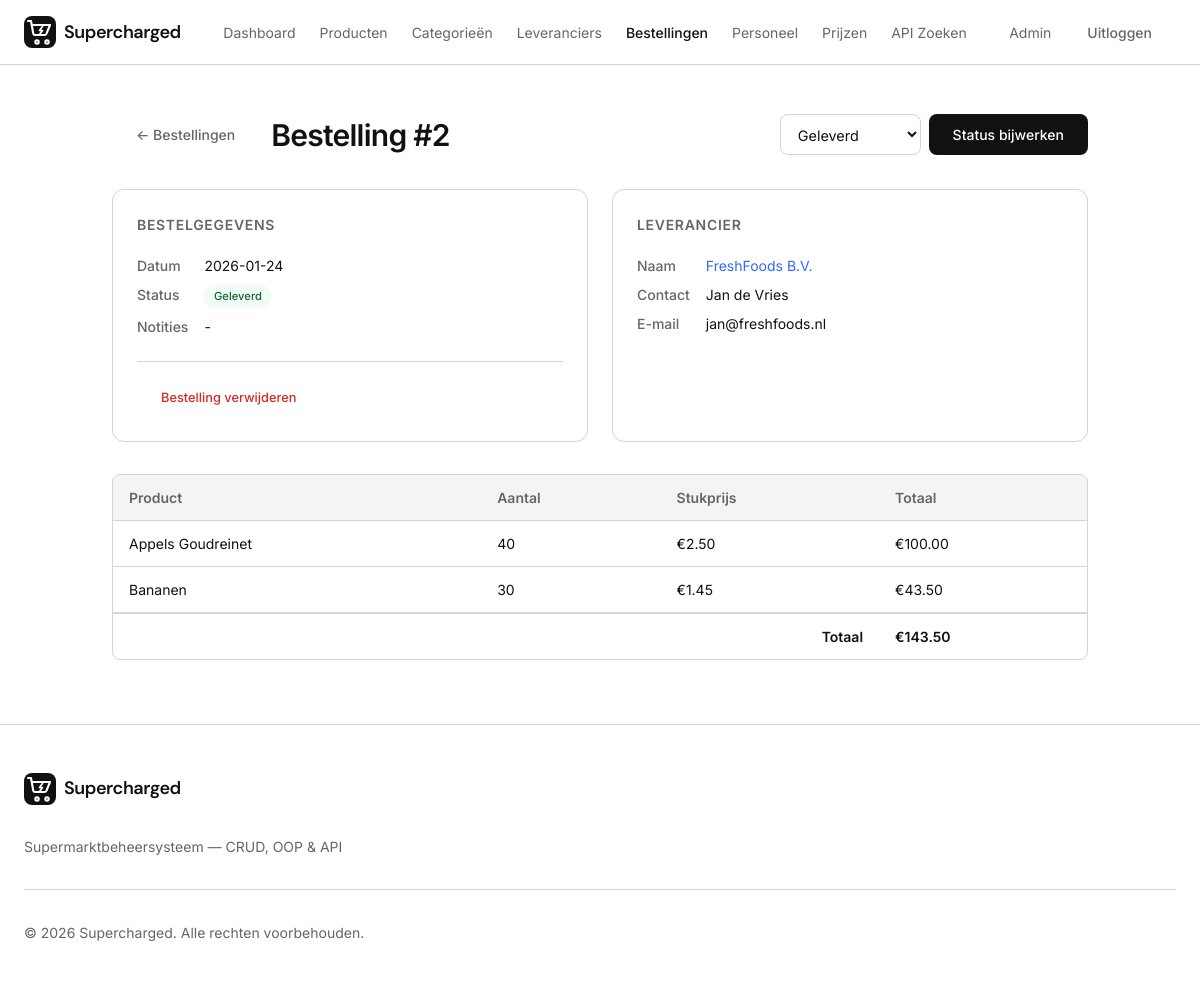
Screenshot of /orders/view.php?id=2 (signed in) with the database file from the repository.
### tables this page shows
CREATE TABLE orders (
  id          INT AUTO_INCREMENT PRIMARY KEY,
  supplier_id INT DEFAULT NULL,
  order_date  DATE NOT NULL,
  status      ENUM('pending','confirmed','shipped','delivered','cancelled') NOT NULL DEFAULT 'pending',
  notes       TEXT,
  created_at  TIMESTAMP DEFAULT CURRENT_TIMESTAMP,
  updated_at  TIMESTAMP DEFAULT CURRENT_TIMESTAMP ON UPDATE CURRENT_TIMESTAMP,
  FOREIGN KEY (supplier_id) REFERENCES suppliers(id) ON DELETE SET NULL
);

CREATE TABLE suppliers (
  id             INT AUTO_INCREMENT PRIMARY KEY,
  name           VARCHAR(150) NOT NULL,
  contact_person VARCHAR(100),
  email          VARCHAR(255),
  phone          VARCHAR(50),
  address        TEXT,
  created_at     TIMESTAMP DEFAULT CURRENT_TIMESTAMP,
  updated_at     TIMESTAMP DEFAULT CURRENT_TIMESTAMP ON UPDATE CURRENT_TIMESTAMP
);

CREATE TABLE order_items (
  id         INT AUTO_INCREMENT PRIMARY KEY,
  order_id   INT NOT NULL,
  product_id INT NOT NULL,
  quantity   INT NOT NULL DEFAULT 1,
  unit_price DECIMAL(10,2) NOT NULL DEFAULT 0.00,
  FOREIGN KEY (order_id) REFERENCES orders(id) ON DELETE CASCADE,
  FOREIGN KEY (product_id) REFERENCES products(id) ON DELETE RESTRICT
);

CREATE TABLE products (
  id          INT AUTO_INCREMENT PRIMARY KEY,
  category_id INT NOT NULL,
  supplier_id INT DEFAULT NULL,
  name        VARCHAR(200) NOT NULL,
  description TEXT,
  price       DECIMAL(10,2) NOT NULL DEFAULT 0.00,
  stock       INT NOT NULL DEFAULT 0,
  min_stock   INT NOT NULL DEFAULT 10,
  barcode     VARCHAR(50) DEFAULT NULL,
  image_url   VARCHAR(500) DEFAULT NULL,
  is_active   TINYINT(1) NOT NULL DEFAULT 1,
  created_at  TIMESTAMP DEFAULT CURRENT_TIMESTAMP,
  updated_at  TIMESTAMP DEFAULT CURRENT_TIMESTAMP ON UPDATE CURRENT_TIMESTAMP,
  FOREIGN KEY (category_id) REFERENCES categories(id) ON DELETE RESTRICT,
  FOREIGN KEY (supplier_id) REFERENCES suppliers(id) ON DELETE SET NULL
);

### includes/init.php (called while the page is built, shortened)
<?php
spl_autoload_register(function (string $class) {
    $prefix = 'App\\';
    $base   = __DIR__ . '/../src/';
    if (str_starts_with($class, $prefix)) {
        $file = $base . str_replace('\\', '/', substr($class, strlen($prefix))) . '.php';
    }
});
require_once __DIR__ . '/../config/database.php';

### src/Database.php (called while the page is built, shortened)
<?php
class Database
{
    private static ?Database $instance = null;
    private PDO $pdo;
    private function __construct()
    {
        $dsn = sprintf('mysql:host=%s;dbname=%s;charset=%s', DB_HOST, DB_NAME, DB_CHARSET);
        try {
            $this->pdo = new PDO($dsn, DB_USER, DB_PASS, [
                PDO::ATTR_ERRMODE            => PDO::ERRMODE_EXCEPTION,
                PDO::ATTR_DEFAULT_FETCH_MODE => PDO::FETCH_ASSOC,
                PDO::ATTR_EMULATE_PREPARES   => false,
            ]);
        } catch (PDOException $e) {
            error_log('Database connection failed: ' . $e->getMessage());
            throw new RuntimeException('Database niet beschikbaar. Probeer het later opnieuw.');
        }
    }
    public static function getInstance(): self
    {
        if (self::$instance === null) {
            self::$instance = new self();
        }
        return self::$instance;
    }
    public function getConnection(): PDO
    {
        return $this->pdo;
    }
}

### src/Repository/BaseRepository.php (called while the page is built, shortened)
<?php
abstract class BaseRepository
{
    public function __construct()
    {
        $this->pdo = Database::getInstance()->getConnection();
    }
}

### src/Repository/OrderRepository.php (called while the page is built, shortened)
<?php
class OrderRepository extends BaseRepository
{
    public function findById(int $id): ?Order
    {
        $stmt = $this->pdo->prepare(
            'SELECT o.*, s.name AS supplier_name,
                    s.contact_person, s.email, s.phone, s.address
             FROM orders o
             LEFT JOIN suppliers s ON o.supplier_id = s.id
             WHERE o.id = ?'
        );
        $stmt->execute([$id]);
        $row = $stmt->fetch();
        $order = new Order($row);
        $order->setItems($this->getItems($id));
        if ($row['supplier_id'] && $row['supplier_name']) {
            $order->setSupplier(new Supplier([
                'id'             => $row['supplier_id'],
                'name'           => $row['supplier_name'],
                'contact_person' => $row['contact_person'],
                'email'          => $row['email'],
                'phone'          => $row['phone'],
                'address'        => $row['address'],
            ]));
        }
        return $order;
    }
    public function getItems(int $orderId): array
    {
        $stmt = $this->pdo->prepare(
            'SELECT oi.*, p.name AS product_name
             FROM order_items oi
             JOIN products p ON oi.product_id = p.id
             WHERE oi.order_id = ?
             ORDER BY p.name'
        );
        $stmt->execute([$orderId]);
        return $stmt->fetchAll();
    }
}

### src/Model/Order.php (called while the page is built, shortened)
<?php
class Order
{
    private int $id;
    private string $orderDate;
    private string $status;
    private ?string $notes;
    private ?Supplier $supplier = null;
    private array $items = [];
    public function __construct(array $data = [])
    {
        $this->id           = (int) ($data['id'] ?? 0);
        $this->orderDate    = $data['order_date'] ?? date('Y-m-d');
        $this->status     = $data['status'] ?? 'pending';
        $this->notes      = $data['notes'] ?? null;
    }
    public function getId(): int { return $this->id; }
    public function getOrderDate(): string { return $this->orderDate; }
    public function getStatus(): string { return $this->status; }
    public function getNotes(): ?string { return $this->notes; }
    public function getSupplier(): ?Supplier { return $this->supplier; }
    public function setSupplier(?Supplier $sup): void { $this->supplier = $sup; }
    public function getItems(): array { return $this->items; }
    public function setItems(array $items): void { $this->items = $items; }
    public function getTotalAmount(): float
    {
        $total = 0;
        foreach ($this->items as $item) {
            $total += $item['unit_price'] * $item['quantity'];
        }
        return $total;
    }
    public function getStatusLabel(): string
    {
        return match ($this->status) {
            'pending'   => 'In afwachting',
            'confirmed' => 'Bevestigd',
            'shipped'   => 'Verzonden',
            'delivered' => 'Geleverd',
            'cancelled' => 'Geannuleerd',
            default     => $this->status,
        };
    }
}

### src/Model/Supplier.php (called while the page is built, shortened)
<?php
class Supplier
{
    private int $id;
    private string $name;
    private ?string $contactPerson;
    private ?string $email;
    public function __construct(array $data = [])
    {
        $this->id            = (int) ($data['id'] ?? 0);
        $this->name          = $data['name'] ?? '';
        $this->contactPerson = $data['contact_person'] ?? null;
        $this->email         = $data['email'] ?? null;
    }
    public function getId(): int { return $this->id; }
    public function getName(): string { return $this->name; }
    public function getContactPerson(): ?string { return $this->contactPerson; }
    public function getEmail(): ?string { return $this->email; }
}

### orders/view.php (the view, shortened to what this page needs)
<?php
require_once __DIR__ . '/../includes/init.php';
$orderRepo = new OrderRepository();
$id = (int) ($_GET['id'] ?? 0);
$order = $orderRepo->findById($id);
require_once __DIR__ . '/../includes/header.php';
?>
<div class="max-w-5xl px-6" style="padding-top:2rem;padding-bottom:4rem;">
  <div class="flex items-center justify-between" style="margin-bottom:2rem;">
    <div class="flex items-center gap-3">
      <a href="/orders/index.php" class="btn btn-ghost">&larr; Bestellingen</a>
      <h1 class="text-3xl font-semibold tracking-tight">Bestelling #<?= $order->getId() ?></h1>
    </div>
    <form method="POST" class="flex items-center gap-2">
      <select name="status" class="field__input" style="width:auto;min-width:140px;">
        <option value="delivered" <?= $order->getStatus() === 'delivered' ? 'selected' : '' ?>>Geleverd</option>
      </select>
      <button type="submit" class="btn btn-primary">Status bijwerken</button>
    </form>
  </div>
  <div class="grid" style="grid-template-columns:1fr 1fr;gap:1.5rem;margin-bottom:2rem;">
    <div class="detail-card">
      <h3 class="detail-card__title">Bestelgegevens</h3>
      <dl class="detail-list">
        <dt>Datum</dt>
        <dd><?= htmlspecialchars($order->getOrderDate()) ?></dd>
        <dt>Status</dt>
        <dd><span class="badge badge--<?= $order->getStatus() === 'delivered' ? 'success' : ($order->getStatus() === 'cancelled' ? 'danger' : 'warning') ?>"><?= $order->getStatusLabel() ?></span></dd>
        <dt>Notities</dt>
        <dd><?= nl2br(htmlspecialchars($order->getNotes() ?? '-')) ?></dd>
      </dl>
      <div style="margin-top:1.5rem;padding-top:1rem;border-top:1px solid var(--border);">
        <form method="POST" action="/orders/delete.php" onsubmit="return confirm('Bestelling #<?= $order->getId() ?> verwijderen?');">
          <button type="submit" class="btn btn-ghost" style="color:var(--destructive);font-size:0.8rem;">Bestelling verwijderen</button>
        </form>
      </div>
    </div>
    <div class="detail-card">
      <h3 class="detail-card__title">Leverancier</h3>
      <?php if ($order->getSupplier()): ?>
        <dl class="detail-list">
          <dt>Naam</dt>
          <dd><a href="/suppliers/index.php?edit=<?= $order->getSupplier()->getId() ?>" style="color:var(--primary);"><?= htmlspecialchars($order->getSupplier()->getName()) ?></a></dd>
          <dt>Contact</dt>
          <dd><?= htmlspecialchars($order->getSupplier()->getContactPerson() ?? '-') ?></dd>
          <dt>E-mail</dt>
          <dd><?= htmlspecialchars($order->getSupplier()->getEmail() ?? '-') ?></dd>
        </dl>
      <?php else: ?>
        <p class="text-muted-foreground">Geen leverancier</p>
      <?php endif; ?>
    </div>
  </div>
  <div class="table-wrap">
    <table class="data-table">
      <thead>
        <tr>
          <th>Product</th>
          <th>Aantal</th>
          <th>Stukprijs</th>
          <th>Totaal</th>
        </tr>
      </thead>
      <tbody>
        <?php foreach ($order->getItems() as $item): ?>
        <tr>
          <td><a href="/products/edit.php?id=<?= $item['product_id'] ?>" style="color:var(--foreground);text-decoration:none;"><?= htmlspecialchars($item['product_name']) ?></a></td>
          <td><?= $item['quantity'] ?></td>
          <td>&euro;<?= number_format($item['unit_price'], 2) ?></td>
          <td>&euro;<?= number_format($item['unit_price'] * $item['quantity'], 2) ?></td>
        </tr>
        <?php endforeach; ?>
      </tbody>
      <tfoot>
        <tr style="font-weight:600;">
          <td colspan="3" style="text-align:right;">Totaal</td>
          <td>&euro;<?= number_format($order->getTotalAmount(), 2) ?></td>
        </tr>
      </tfoot>
    </table>
  </div>
</div>
<?php require_once __DIR__ . '/../includes/footer.php'; ?>

### style.css (style rules this page uses)
:root { --background: #ffffff; --foreground: #111111; --card: #fafafa; --card-foreground: #111111; --primary: #3366ff; --primary-foreground: #ffffff; --secondary: #f4f4f5; --secondary-foreground: #111111; --muted: #e8e8ea; --muted-foreground: #666666; --accent: #3366ff; --accent-foreground: #ffffff; --destructive: #dc2626; --destructive-foreground: #ffffff; --border: #d4d4d8; --input: #e4e4e7; --ring: #3366ff; --radius: 0.5rem; --sidebar: #fafafa; --sidebar-foreground: #111111; --sidebar-border: #d4d4d8; --font-sans: "Inter", system-ui, -apple-system, sans-serif; --font-heading: "DM Sans", "Inter", system-ui, -apple-system, sans-serif; }
*, *::before, *::after { box-sizing: border-box; margin: 0; padding: 0; }
html { scroll-behavior: smooth; -webkit-font-smoothing: antialiased; -moz-osx-font-smoothing: grayscale; }
body { font-family: var(--font-sans); background-color: var(--background); color: var(--foreground); line-height: 1.5; min-height: 100vh; }
a { color: inherit; text-decoration: none; }
button { cursor: pointer; font-family: inherit; border: none; background: none; }
.max-w-5xl { max-width: 64rem; margin-left: auto; margin-right: auto; }
.flex { display: flex; }
.items-center { align-items: center; }
.justify-between { justify-content: space-between; }
.gap-2 { gap: 0.5rem; }
.gap-3 { gap: 0.75rem; }
.grid { display: grid; }
.px-6 { padding-left: 1.5rem; padding-right: 1.5rem; }
.font-semibold { font-weight: 600; }
.text-3xl { font-size: 1.875rem; line-height: 2.25rem; }
.tracking-tight { letter-spacing: -0.025em; }
.btn { display: inline-flex; align-items: center; gap: 0.5rem; padding: 0.75rem 1.5rem; border-radius: var(--radius); font-weight: 500; font-size: 0.875rem; transition: all 0.2s; border: none; cursor: pointer; font-family: inherit; }
.btn-primary { background-color: var(--foreground); color: var(--background); }
.btn-ghost { background: transparent; color: var(--muted-foreground); }
.table-wrap { overflow-x: auto; border: 1px solid var(--border); border-radius: var(--radius); background: var(--background); }
.data-table { width: 100%; border-collapse: collapse; font-size: 0.875rem; }
.data-table th { text-align: left; padding: 0.75rem 1rem; font-weight: 600; color: var(--muted-foreground); border-bottom: 1px solid var(--border); background: var(--secondary); white-space: nowrap; }
.data-table td { padding: 0.75rem 1rem; border-bottom: 1px solid var(--border); color: var(--foreground); vertical-align: middle; }
.data-table tfoot td { padding: 0.75rem 1rem; border-top: 2px solid var(--border); border-bottom: none; color: var(--foreground); font-weight: 600; }
.data-table tr:last-child td { border-bottom: none; }
.badge { display: inline-block; padding: 0.2rem 0.6rem; border-radius: 9999px; font-size: 0.7rem; font-weight: 500; white-space: nowrap; vertical-align: middle; }
.badge--success { background: #f0fdf4; color: #166534; }
.detail-card { background: var(--background); border: 1px solid var(--border); border-radius: calc(var(--radius) + 0.25rem); padding: 1.5rem; }
.detail-card__title { font-size: 0.875rem; font-weight: 600; color: var(--muted-foreground); text-transform: uppercase; letter-spacing: 0.05em; margin-bottom: 1.25rem; }
.detail-list { display: grid; grid-template-columns: auto 1fr; gap: 0.5rem 1rem; font-size: 0.875rem; }
.detail-list dt { color: var(--muted-foreground); font-weight: 500; }
.detail-list dd { color: var(--foreground); }
.field__input { width: 100%; padding: 0.65rem 0.8rem; border-radius: var(--radius); border: 1px solid var(--border); background: var(--background); color: var(--foreground); font-size: 0.9rem; outline: none; transition: border-color 0.15s; font-family: inherit; }
.field__input::placeholder { color: var(--muted-foreground); opacity: 0.6; }
select.field__input { cursor: pointer; }

### rows the page displays
orders: id "2", status "Geleverd", order_date "2026-01-24", notes "-", supplier.name "FreshFoods B.V.", supplier.contact_person "Jan de Vries", supplier.email "jan@freshfoods.nl"
order_items: product.name "Appels Goudreinet", quantity "40", unit_price "2.50", $item['unit_price'] * $item['quantity'] "100.00"
order_items: product.name "Bananen", quantity "30", unit_price "1.45", $item['unit_price'] * $item['quantity'] "43.50"

### other values shown
APP_NAME "Supercharged"
$displayName "Admin"
$order->getTotalAmount() "143.50"
